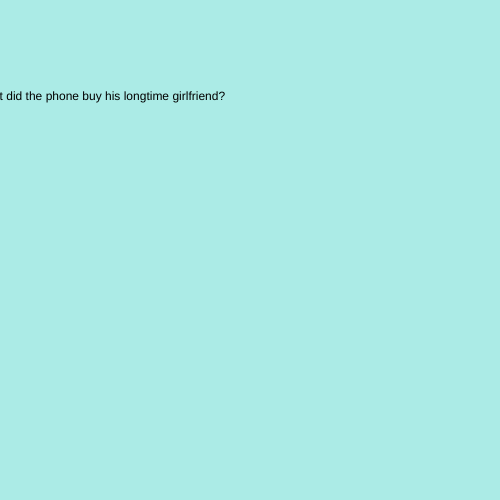
Frame 1 (no input)
Frame 60 (no input): identical to frame 1, image omitted
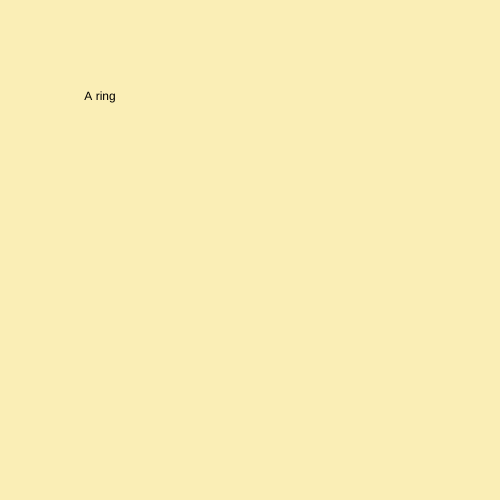
Frame 120 (the mouse pressed at the canvas centre since frame 60)

The p5.js sketch that drew these frames (run headless with seeded random() and noise() and a simulated clock; from frame 60 on, the mouse is pressed at the canvas centre):

// p5.js sketch
// ── sketch.js
let state = 0;
let timer = 0;

function setup() {
  createCanvas(500, 500);
  textAlign(CENTER)
}

function draw() {

  switch (state) {

    case 0:
      background('#abebe6');
      text("What did the phone buy his longtime girlfriend?", 100, 100);
      break;

    case 1:
      background('#faeeb6');
      text("A ring", 100, 100);

      break;
  }
  timer++ ;
  if (timer > 3+60) {
    timer = 0;
    state++;
    if (state > 1) {state = 0;
    }
  }
}

function mouseReleased() {
    state++;
    if (state > 1) state = 0;

}
